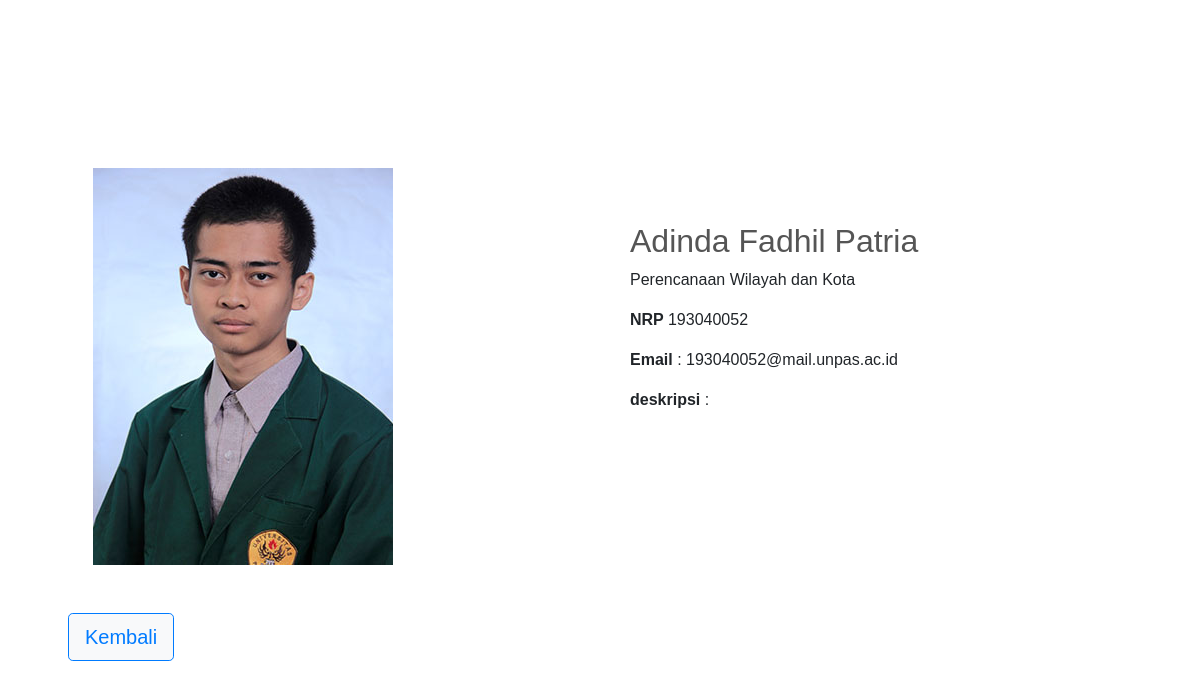
/Tugas/php/detail.php?id=3, run on the app's committed database.
### tables this page shows
CREATE TABLE `mahasiswa` (
  `id_mhs` int(11) NOT NULL,
  `nrp` char(10) NOT NULL,
  `nama` varchar(50) NOT NULL,
  `jurusan` varchar(80) NOT NULL,
  `email` varchar(100) NOT NULL,
  `foto` char(30) NOT NULL
);

### Tugas/php/function.php (called while the page is built, shortened)
<?php
function koneksi()
{
    $conn = mysqli_connect("localhost", "root", "");
    mysqli_select_db($conn, "pw_193040043");
    return $conn;
}
function query($sql)
{
    $conn = koneksi();
    $result = mysqli_query($conn, "$sql");
    while ($mahasiswa = mysqli_fetch_assoc($result)) {
        $mhs[] = $mahasiswa;
    }
    return $mhs;
}

### Tugas/php/detail.php (the view, shortened to what this page needs)
<?php
require "function.php";
$id = $_GET["id"];
$mahasiswa = query("SELECT * FROM mahasiswa WHERE id_mhs = $id")[0];
?>
<!doctype html>
<html lang="en">
<head>
  <link rel="stylesheet" href="https://stackpath.bootstrapcdn.com/bootstrap/4.4.1/css/bootstrap.min.css">
  <link rel="stylesheet" href="../css/mycss.css">
</head>
<body>
  <div class="container">
    <div class="row">
      <div class="col-md-5">
        <img class="p-5" src="../assets/<?= $mahasiswa["foto"]; ?>" alt="" style="max-height:500px">
      </div>
      <div class="col-md-1"></div>
      <div class="col-md-5 keterangan pt-5">
        <p class="arrival text-center">NEW</p>
        <h2><?= $mahasiswa["nama"] ?></h2>
        <p><?= $mahasiswa["jurusan"] ?></p>
        <p><b>NRP </b><?= $mahasiswa["nrp"] ?></p>
        <p><b>Email </b> : <?= $mahasiswa["email"] ?></p>
        <p><b>deskripsi</b> : </p>
      </div>
    </div>
  </div>
  <button type="button" class="btn btn-primary btn-lg bg-light ml-5 "><a href="admin.php">Kembali</a></button>
</body>
</html>

### Tugas/css/mycss.css (style rules this page uses)
.container { margin-top: 100px; }
.arrival { width: 50px; color: white; font-size: 12px; font-weight: bold; }
.keterangan { margin-top: 20px; margin-left: 15px; }
.keterangan h2 { color: #555; }
body { margin: 0; padding: 20px; font-family: sans-serif; }

### data on the page
mahasiswa: foto (picture), nama "Adinda Fadhil Patria", jurusan "Perencanaan Wilayah dan Kota", nrp "193040052", email "193040052@mail.unpas.ac.id"
